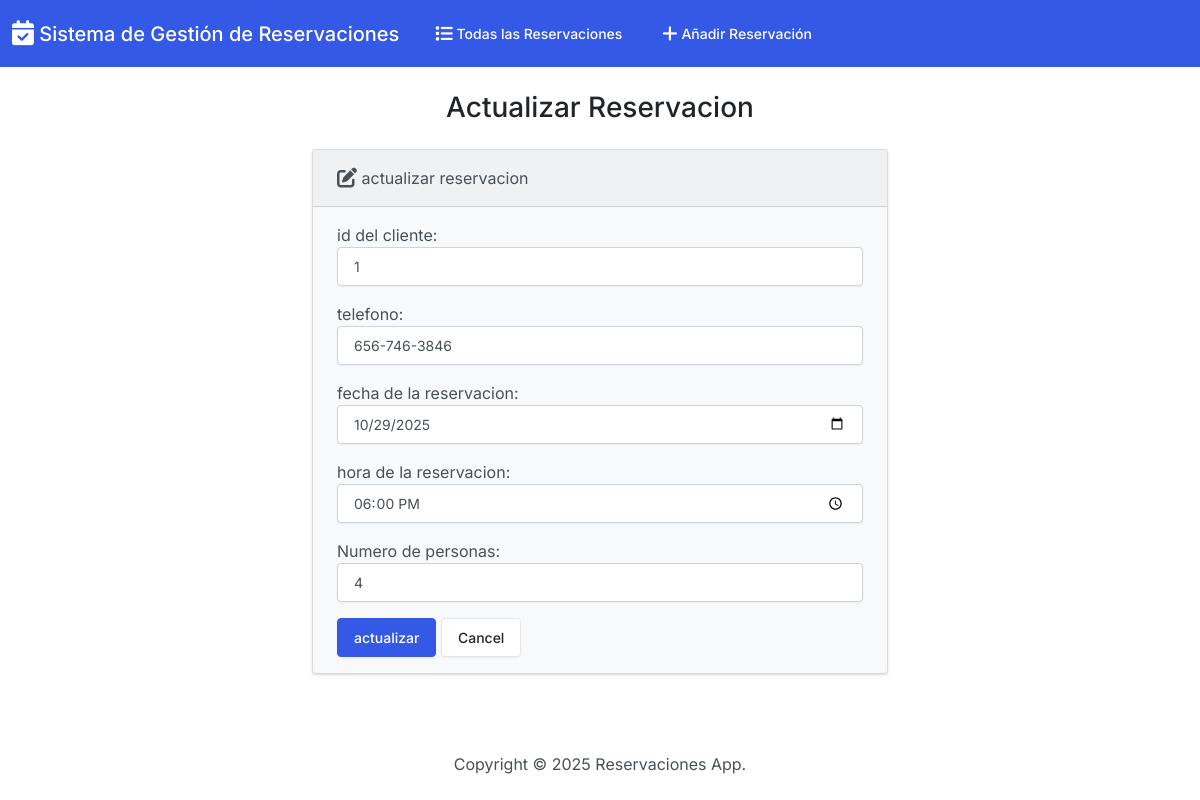
Page /edit/1/ on the committed database.
### reservaciones/models.py (models this page shows, shortened)
class reservaciones(models.Model):
    id_cliente = models.IntegerField()
    telefono = models.CharField(max_length=15)
    fecha_reserva = models.DateField()
    hora_reserva = models.TimeField()
    num_personas = models.IntegerField()

### reservaciones/views.py (the view)
# urls.py: path('edit/<int:id>/', views.edit, name='edit'),
def edit(request, id):
  if request.method == 'POST':
    reservacion = reservaciones.objects.get(pk=id)
    form = reservacionesform(request.POST, instance=reservacion)
    if form.is_valid():
      form.save()
      return render(request, 'reservaciones/edit.html', {
        'form': form,
        'success': True
      })
  else:
    reservacion = reservaciones.objects.get(pk=id)
    form = reservacionesform(instance=reservacion)
  return render(request, 'reservaciones/edit.html', {
    'form': form
  })

### reservaciones/forms.py
class reservacionesform(forms.ModelForm):
  class Meta:
    model = reservaciones
    fields = ['id_cliente', 'telefono', 'fecha_reserva', 'hora_reserva', 'num_personas']
    labels = {
      'id_cliente': 'id del cliente',
      'telefono': 'telefono',
      'fecha_reserva': 'fecha de la reservacion',
      'hora_reserva': 'hora de la reservacion',
      'num_personas': 'Numero de personas',
    }
    widgets = {
      'id_cliente': forms.NumberInput(attrs={'class': 'form-control'}),
      'telefono': forms.TextInput(attrs={'class': 'form-control'}),
      'fecha_reserva': forms.DateInput(attrs={'class': 'form-control', 'type': 'date'}),
      'hora_reserva': forms.TimeInput(attrs={'class': 'form-control', 'type': 'time'}),
      'num_personas': forms.NumberInput(attrs={'class': 'form-control'}),
    }

### reservaciones/templates/reservaciones/edit.html (shortened to what this page needs)
{% extends 'reservaciones/base.html' %}
{% block body %}
  <h3 class="text-center m-4">Actualizar Reservacion</h3>
  {% if success %}
    <div class="alert alert-success" role="alert">
      La reservacion ha sido actualizada exitosamente.
      <a href="{% url 'index' %}" class="alert-link">Ir a la pagina principal.</a>
    </div>
  {% else %}
    <div class="row justify-content-center">
      <div class="col-6">
        <div class="card bg-light mb-3">
          <div class="card-header">
            <i class="fa-solid fa-pen-to-square fa-lg"></i> actualizar reservacion
          </div>
          <div class="card-body">
            <form action="" method="POST">
              {{ form.as_p }}
              <button type="submit" class="btn btn-primary">actualizar</button>
              <a href="{% url 'index' %}" class="btn btn-secondary">Cancel</a>
            </form>
          </div>
        </div>
      </div>
    </div>
  {% endif %}
{% endblock %}

### rows in the picture
reservaciones: id_cliente "1", telefono "656-746-3846", fecha_reserva "10/29/2025", hora_reserva "18:00:00", num_personas "4"
